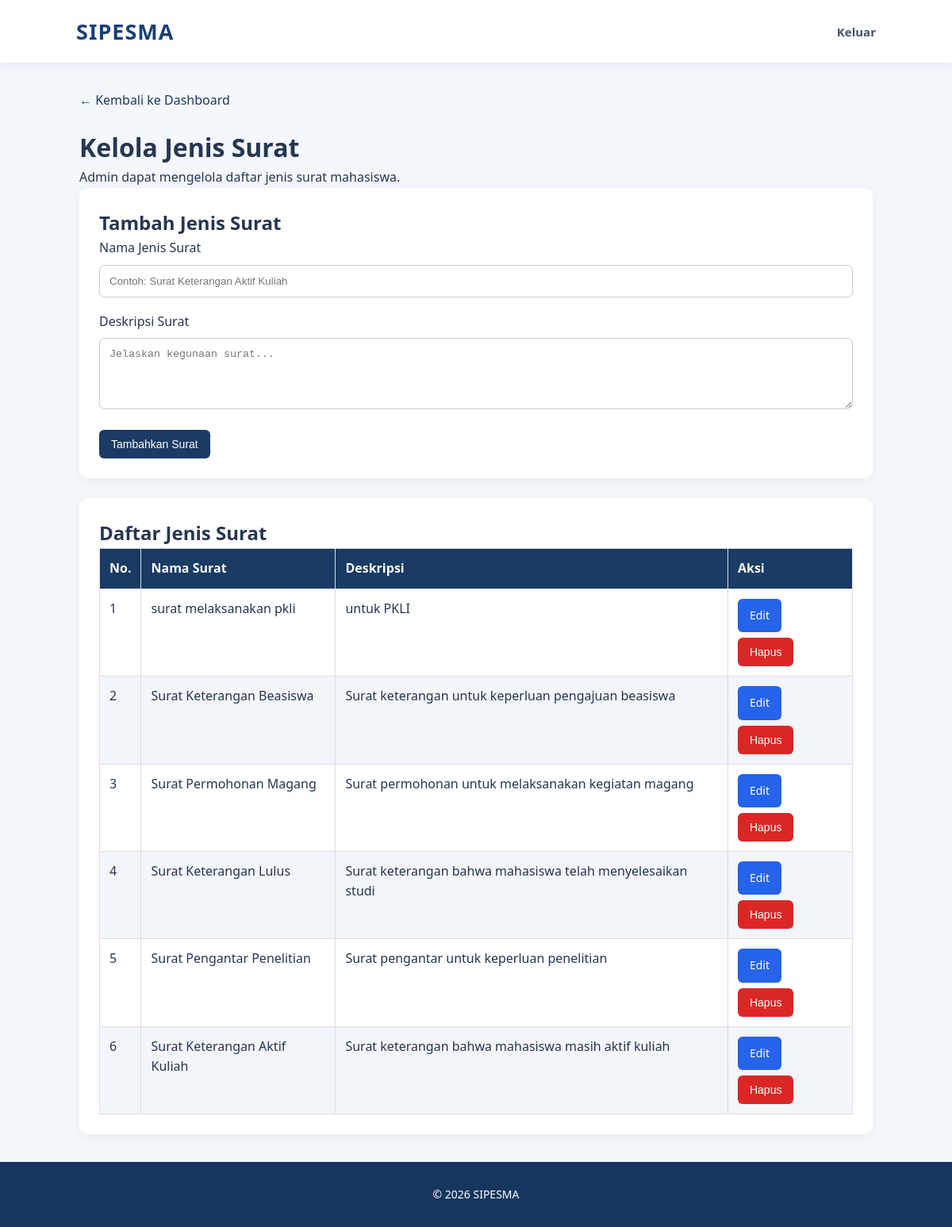
The app's page /kelola_surat.php (signed in) with its own data.
### tables this page shows
CREATE TABLE `jenis_surat` (
  `id` int(11) NOT NULL,
  `nama_surat` varchar(100) NOT NULL,
  `deskripsi` text DEFAULT NULL
);

### kelola_surat.php (the view, shortened to what this page needs)
<?php
require_once "koneksi.php";
$data_edit = null;
$query = mysqli_query(
    $conn,
    "SELECT * FROM jenis_surat ORDER BY id DESC"
);
?>
<!DOCTYPE html>
<html lang="id">
<head>
    <link rel="stylesheet" href="css/style.css">
</head>
<body>
<nav class="navbar">
    <div class="logo">SIPESMA</div>
    <a href="logout.php" class="nav-link">Keluar</a>
</nav>
<div class="container">
    <a href="dashboard.php" class="kembali">
        &larr; Kembali ke Dashboard
    </a>
    <h1>Kelola Jenis Surat</h1>
    <p>Admin dapat mengelola daftar jenis surat mahasiswa.</p>
    <div class="form-box">
        <?php if ($data_edit): ?>
            <h2>Edit Jenis Surat</h2>
            <form method="POST" action="kelola_surat.php">
                <input type="hidden" name="csrf_token"
                    value="<?= htmlspecialchars($_SESSION["csrf_token"]); ?>">
                <input type="hidden" name="aksi" value="edit">
                <input type="hidden" name="id"
                    value="<?= (int)$data_edit["id"]; ?>">
                <label>Nama Jenis Surat</label>
                <input type="text" name="nama_surat"
                    value="<?= htmlspecialchars($data_edit["nama_surat"]); ?>"
                    required>
                <label>Deskripsi Surat</label>
                <textarea name="deskripsi" required><?= htmlspecialchars($data_edit["deskripsi"]); ?></textarea>
                <button type="submit" class="btn-simpan">
                    Simpan Perubahan
                </button>
                <a href="kelola_surat.php" class="btn-batal">
                    Batal
                </a>
            </form>
        <?php else: ?>
            <h2>Tambah Jenis Surat</h2>
            <form method="POST" action="kelola_surat.php">
                <label>Nama Jenis Surat</label>
                <input type="text" name="nama_surat"
                    placeholder="Contoh: Surat Keterangan Aktif Kuliah"
                    required>
                <label>Deskripsi Surat</label>
                <textarea name="deskripsi"
                    placeholder="Jelaskan kegunaan surat..."
                    required></textarea>
                <button type="submit" class="btn-simpan">
                    Tambahkan Surat
                </button>
            </form>
        <?php endif; ?>
    </div>
    <div class="tabel-box">
        <h2>Daftar Jenis Surat</h2>
        <table>
            <thead>
                <tr>
                    <th>No.</th>
                    <th>Nama Surat</th>
                    <th>Deskripsi</th>
                    <th>Aksi</th>
                </tr>
            </thead>
            <tbody>
                <?php if (mysqli_num_rows($query) > 0): ?>
                    <?php $no = 1; ?>
                    <?php while ($row = mysqli_fetch_assoc($query)): ?>
                        <tr>
                            <td><?= $no++; ?></td>
                            <td>
                                <?= htmlspecialchars($row["nama_surat"]); ?>
                            </td>
                            <td>
                                <?= htmlspecialchars($row["deskripsi"]); ?>
                            </td>
                            <td>
                                <div class="aksi">
                                    <a class="btn-edit"
                                        href="kelola_surat.php?edit=<?= (int)$row["id"]; ?>">
                                        Edit
                                    </a>
                                    <form method="POST"
                                        action="kelola_surat.php"
                                        onsubmit="return confirm('Yakin ingin menghapus jenis surat ini?');">
                                        <button type="submit" class="btn-hapus">
                                            Hapus
                                        </button>
                                    </form>
                                </div>
                            </td>
                        </tr>
                    <?php endwhile; ?>
                <?php endif; ?>
            </tbody>
        </table>
    </div>
</div>
<footer>&copy; 2026 SIPESMA</footer>
</body>
</html>

### css/style.css (style rules this page uses)
* { margin: 0; padding: 0; box-sizing: border-box; }
html { scroll-behavior: smooth; }
body { font-family: 'Segoe UI', Arial, sans-serif; background: #f4f7fc; color: #263650; line-height: 1.6; }
.navbar { background: #ffffff; padding: 18px 8%; display: flex; justify-content: space-between; align-items: center; position: sticky; top: 0; z-index: 100; box-shadow: 0 3px 15px rgba(20, 48, 90, 0.07); }
.logo { font-size: 27px; font-weight: 800; color: #173f78; letter-spacing: 1px; }
.nav-link { text-decoration: none; color: #43536b; margin-left: 30px; font-size: 15px; font-weight: 600; transition: 0.3s; }
footer { background: #17365f; color: #ffffff; text-align: center; padding: 30px 15px; margin-top: 30px; font-size: 14px; }

### kelola_surat.php (style rules this page uses)
.container { width: 90%; max-width: 1000px; margin: 35px auto; }
.form-box, .tabel-box { background: white; padding: 25px; margin-bottom: 25px; border-radius: 12px; box-shadow: 0 3px 15px rgba(0,0,0,0.06); }
.form-box input, .form-box textarea { width: 100%; padding: 12px; margin: 8px 0 18px; border: 1px solid #ccc; border-radius: 7px; box-sizing: border-box; }
.form-box textarea { min-height: 90px; }
button, .btn-edit, .btn-batal { padding: 10px 15px; border: none; border-radius: 6px; cursor: pointer; text-decoration: none; display: inline-block; font-size: 14px; }
.btn-simpan { background: #193b64; color: white; }
.btn-edit { background: #2563eb; color: white; }
.btn-hapus { background: #dc2626; color: white; }
.kembali { display: inline-block; margin-bottom: 20px; color: #193b64; text-decoration: none; }
table { width: 100%; border-collapse: collapse; min-width: 650px; }
th, td { padding: 12px; border: 1px solid #ddd; text-align: left; vertical-align: top; }
th { background: #193b64; color: white; }
tr:nth-child(even) { background: #f2f5fa; }
.tabel-box { overflow-x: auto; }
.aksi { display: flex; gap: 7px; flex-wrap: wrap; }
.aksi form { margin: 0; }

### records on screen
jenis_surat: nama_surat "surat melaksanakan pkli", deskripsi "untuk PKLI"
jenis_surat: nama_surat "Surat Keterangan Beasiswa", deskripsi "Surat keterangan untuk keperluan pengajuan beasiswa"
jenis_surat: nama_surat "Surat Permohonan Magang", deskripsi "Surat permohonan untuk melaksanakan kegiatan magang"
jenis_surat: nama_surat "Surat Keterangan Lulus", deskripsi "Surat keterangan bahwa mahasiswa telah menyelesaikan studi"
jenis_surat: nama_surat "Surat Pengantar Penelitian", deskripsi "Surat pengantar untuk keperluan penelitian"
jenis_surat: nama_surat "Surat Keterangan Aktif Kuliah", deskripsi "Surat keterangan bahwa mahasiswa masih aktif kuliah"
